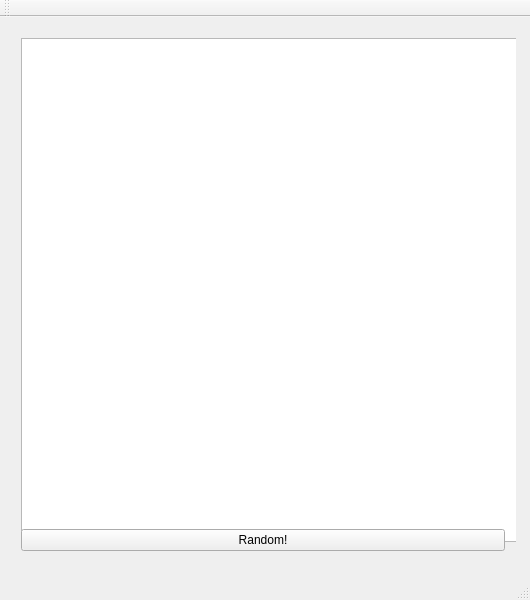
<?xml version="1.0" encoding="UTF-8"?>
<ui version="4.0">
 <class>MainWindow</class>
 <widget class="QMainWindow" name="MainWindow">
  <property name="geometry">
   <rect>
    <x>0</x>
    <y>0</y>
    <width>530</width>
    <height>600</height>
   </rect>
  </property>
  <property name="windowTitle">
   <string>QTableWidget</string>
  </property>
  <widget class="QWidget" name="centralWidget">
   <widget class="QWidget" name="">
    <property name="geometry">
     <rect>
      <x>10</x>
      <y>10</y>
      <width>506</width>
      <height>535</height>
     </rect>
    </property>
    <layout class="QVBoxLayout" name="verticalLayout">
     <item>
      <widget class="QTableWidget" name="tableWidget">
       <property name="minimumSize">
        <size>
         <width>504</width>
         <height>504</height>
        </size>
       </property>
       <property name="verticalScrollBarPolicy">
        <enum>Qt::ScrollBarAlwaysOff</enum>
       </property>
       <property name="horizontalScrollBarPolicy">
        <enum>Qt::ScrollBarAlwaysOff</enum>
       </property>
       <property name="sizeAdjustPolicy">
        <enum>QAbstractScrollArea::AdjustIgnored</enum>
       </property>
       <property name="editTriggers">
        <set>QAbstractItemView::NoEditTriggers</set>
       </property>
       <property name="rowCount">
        <number>0</number>
       </property>
       <property name="columnCount">
        <number>0</number>
       </property>
      </widget>
     </item>
     <item>
      <widget class="QPushButton" name="pushButton_random">
       <property name="text">
        <string>Random!</string>
       </property>
      </widget>
     </item>
    </layout>
   </widget>
  </widget>
  <widget class="QMenuBar" name="menuBar">
   <property name="geometry">
    <rect>
     <x>0</x>
     <y>0</y>
     <width>530</width>
     <height>21</height>
    </rect>
   </property>
  </widget>
  <widget class="QToolBar" name="mainToolBar">
   <attribute name="toolBarArea">
    <enum>TopToolBarArea</enum>
   </attribute>
   <attribute name="toolBarBreak">
    <bool>false</bool>
   </attribute>
  </widget>
  <widget class="QStatusBar" name="statusBar"/>
 </widget>
 <layoutdefault spacing="6" margin="11"/>
 <resources/>
 <connections/>
</ui>
